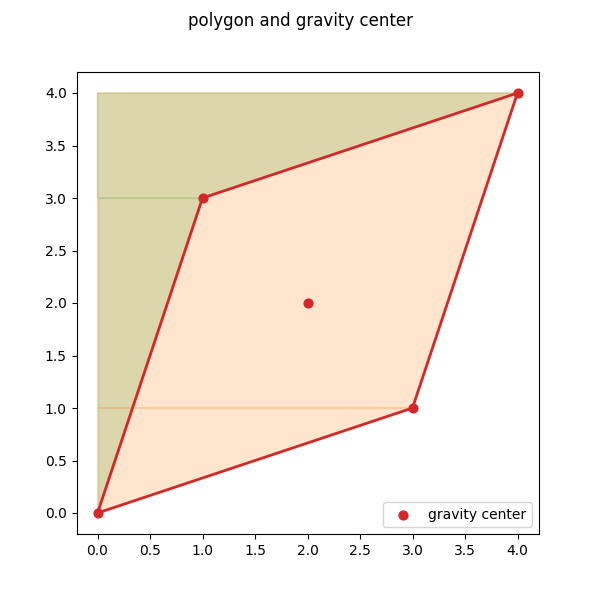

Source code (Python):
# gm_cta05_Class_d4_polygon_fig.py: coded by Kinya MIURA 230518
# -----------------------------------------------------------------------------
print("\n*** (GMPolygon) class for segment ***")
print("  *** class GMpoint and GMSegment are embedded as list pints and segms ***")
print("# -----------------------------------------------------------------------------")

# -----------------------------------------------------------------------------
print("## --- section__: (GMPolygon) importing items from module ---")
from gm_cta05_Class_d4_polygon import GMPolygon

# =============================================================================
# =============================================================================
if __name__ == '__main__':
    # -----------------------------------------------------------------------------
    print("\n## --- section_ma: creating class instance ---")
    points = ((1,3),(4,4),(3,1),(0,0),)
    polg = GMPolygon(points); print(polg)
    polg.prtcls('polg -> ')

    # -----------------------------------------------------------------------------
    print("## --- section_mb: calculating polygon ---")
    print(f'{polg.grav_ctr() = }')
    print(f'{polg.leng() = }')
    print(f'{polg.area_prd() = }')
    print(f'{polg.area_prjx() = }')
    print(f'{polg.area_prjy() = }')

    # -----------------------------------------------------------------------------
    print("\n## --- section_mc: drawing polygon ---")
    from matplotlib import (pyplot as plt, patches as pat)

    fig, ax = plt.subplots(figsize=(6., 6.))
    fig.suptitle('polygon and gravity center')
    for segm in polg._segms:
        idx = ('outer product', 'projection to x-axis', 'projection to y-axis')[2]
        if idx == 'outer product':
            prd = segm.oprd()
            if prd>= 0:
                clr = 'C1'
            else:
                clr = 'C2'
            pinta, pintb = segm._pinta, segm._pintb
            xy = ((0, 0), tuple(pinta.xxyy()), tuple(pintb.xxyy()))
        elif idx == 'projection to x-axis':
            prj = segm.prjx()
            if prj >= 0:
                clr = 'C1'
            else:
                clr = 'C2'
            pintaxx, pintayy = segm._pinta.xxyy()
            pintbxx, pintbyy = segm._pintb.xxyy()
            xy = ((pintaxx, 0), (pintbxx, 0), (pintbxx, pintbyy), (pintaxx, pintayy))
        elif idx == 'projection to y-axis':
            prj = segm.prjy()
            if prj >= 0:
                clr = 'C1'
            else:
                clr = 'C2'
            pintaxx, pintayy = segm._pinta.xxyy()
            pintbxx, pintbyy = segm._pintb.xxyy()
            xy = ((0, pintayy), (0, pintbyy), (pintbxx, pintbyy), (pintaxx, pintayy))
        ptc = pat.Polygon(xy=xy, closed=True,
            linestyle='-', linewidth=1., edgecolor=clr, fill=True, facecolor=clr,
            alpha=0.2)
        ax.add_patch(ptc)

    pintsxxyy = []
    for pint in polg._pints:
        xx, yy = xxyy = list(pint.xxyy())
        pintsxxyy.append(xxyy)
        ax.scatter([xx], [yy],
            marker='o', s=40, color='C3', edgecolor='C3')
    ptc = pat.Polygon(xy=pintsxxyy, closed=True,
        linestyle='-', linewidth=2., edgecolor='C3', fill=False)
    ax.add_patch(ptc)

    pintgxx, pintgyy = polg.grav_ctr()
    ax.scatter((pintgxx,), (pintgyy,),
        marker='o', s=40, color='C3', edgecolor='C3', label='gravity center')

    ax.set_aspect('equal')
    ax.legend()
    fig.savefig('gm_cta05_Class_d4_polygon_fig.png')
    plt.show()

    # =============================================================================
    # terminal log / terminal log / terminal log /
    '''
    *** (GMPolygon) class for segment ***
      *** class GMpoint and GMSegment are embedded as list pints and segms ***
    # -----------------------------------------------------------------------------
    ## --- section__: (GMPolygon) importing items from module ---
    
    *** (GMSegment) class for segment ***
      *** class GMPoint is embedded as pinta and pintb ***
    # -----------------------------------------------------------------------------
    ## --- section__: (GMSegment) importing items from module ---
    
    *** (GMPoint) class for point ***
      *** class GMVector is inherited ***
    # -----------------------------------------------------------------------------
    ## --- section__: (GMPoint) importing items from module ---
    
    *** (GMVector) class for vector ***
    # -----------------------------------------------------------------------------
    ## --- section__: (GMVector) importing items from module ---
    ## --- section_a: (GMVector) declaring class ---
    ## --- section_b: (GMVector) initializing class instance ---
    ## --- section_c: (GMVector) setting and getting functions ---
    ## --- section_d: (GMVector) string function for print() ---
    ## --- section_e: (GMVector) operating vectors ---
    ## --- section_f: (GMVector) overloading arithmetic operators ---
    ## --- section_g: (GMVector) calculating vector ---
    
    ## --- section_a: (GMPoint) declaring class ---
    ## --- section_b: (GMPoint) initializing class instance ---
    ## --- section_c: (GMPoint) string function for print() ---
    ## --- section_d: (GMPoint) calculating point ---
    
    ## --- section_a: (GMSegment) declaring class ---
    ## --- section_b: (GMSegment) initializing class instance ---
    ## --- section_c: (GMSegment) string function for print() ---
    ## --- section_d: (GMSegment) calculating segment ---
    
    ## --- section_a: (GMPolygon) declaring class ---
    ## --- section_b: (GMPolygon) initializing class instance ---
    ## --- section_c: (GMPolygon) setting and getting functions ---
    ## --- section_d: (GMPolygon) string function for print() ---
    ## --- section_e: (GMPolygon) calculating polygon properties ---
    
    ## --- section_ma: creating class instance ---
    
    polg -> :: GMSegment ::
      pints[]: GMPoint:
      [0]: : (xx,yy) = (1, 3) : (rr,th) = (3.16228, 71.5651)
      [1]: : (xx,yy) = (4, 4) : (rr,th) = (5.65685, 45)
      [2]: : (xx,yy) = (3, 1) : (rr,th) = (3.16228, 18.4349)
      [3]: : (xx,yy) = (0, 0) : (rr,th) = (0, 0)
      segms[]: GMSegment:
      [0] 	: pinta: GMPoint: (xx,yy) = (0, 0) : (rr,th) = (0, 0)
            : pintb: GMPoint: (xx,yy) = (1, 3) : (rr,th) = (3.16228, 71.5651)
      [1] 	: pinta: GMPoint: (xx,yy) = (1, 3) : (rr,th) = (3.16228, 71.5651)
            : pintb: GMPoint: (xx,yy) = (4, 4) : (rr,th) = (5.65685, 45)
      [2] 	: pinta: GMPoint: (xx,yy) = (4, 4) : (rr,th) = (5.65685, 45)
            : pintb: GMPoint: (xx,yy) = (3, 1) : (rr,th) = (3.16228, 18.4349)
      [3] 	: pinta: GMPoint: (xx,yy) = (3, 1) : (rr,th) = (3.16228, 18.4349)
            : pintb: GMPoint: (xx,yy) = (0, 0) : (rr,th) = (0, 0)
    
    ## --- section_mb: calculating polygon ---
    polg.pint_grav() = array([2., 2.])
    polg.leng_segms() = 12.649110640673518
    polg.area_prod() = 8.0
    polg.area_projxx() = 8.0
    polg.area_projyy() = 8.0
    
    ## --- section_c: drawing polygon ---
    '''
